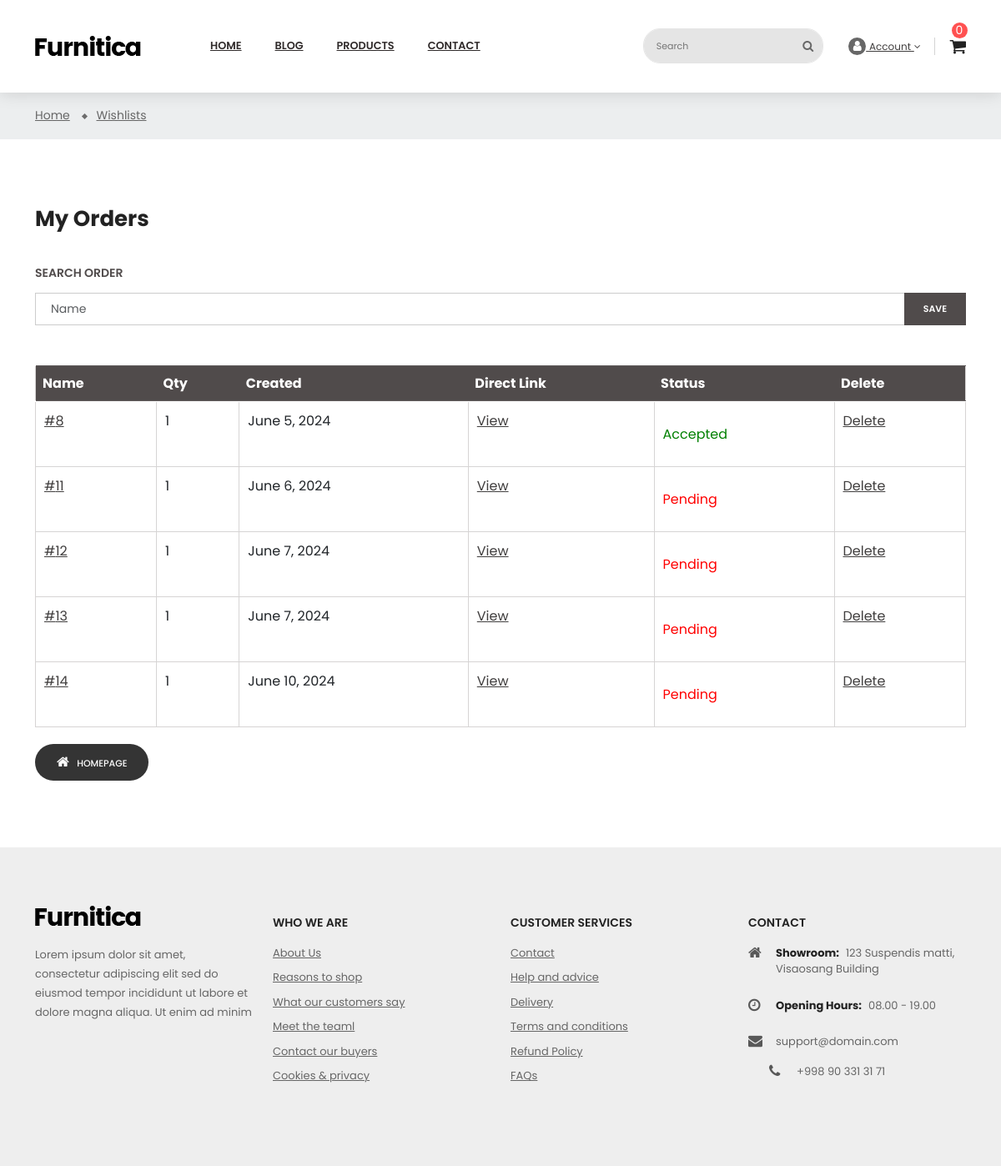
Page /en/orders/history/ (signed in) on the committed database.
### orders/models.py (models this page shows, shortened)
class OrderModel(models.Model):
    user = models.ForeignKey(UserModel, on_delete=models.CASCADE, related_name='orders')
    status = models.BooleanField(default=False)
    created_at = models.DateTimeField(auto_now_add=True)
    updated_at = models.DateTimeField(auto_now=True)
    class Meta:
        verbose_name = _('Order')
        verbose_name_plural = _('Orders')

### orders/views.py (the view)
# urls.py: path('history/', order_history_view, name='history'),
def order_history_view(request):
    if request.method == 'GET':
        orders = OrderModel.objects.filter(user=request.user)
        context = {'orders': orders}
        return render(request, 'users/order-history.html', context)

### products/templatetags/my_tags.py (called while the page is built)
@register.filter
def get_user_cart(request):
    cart = request.session.get('cart', [])
    products = ProductModel.objects.filter(pk__in=cart)
    return products

@register.filter
def get_cart_total(request):
    cart = request.session.get('cart', [])
    total = ProductModel.objects.filter(pk__in=cart).aggregate(total_price=Sum('real_price'))['total_price']
    return total if total is not None else 0

@register.simple_tag
def get_lang_url(request, lang):
    url = request.path.split('/')
    url[1] = lang
    return '/'.join(url)

### templates/users/order-history.html (shortened to what this page needs)
{% extends 'base.html' %}
{% load static %}
{% block content %}
<div class="main-content">
        <div class="wrap-banner">
            <nav class="breadcrumb-bg">
                <div class="container no-index">
                    <div class="breadcrumb">
                        <ol>
                            <li>
                                <a href="#">
                                    <span>Home</span>
                                </a>
                            </li>
                            <li>
                                <a href="#">
                                    <span>Wishlists</span>
                                </a>
                            </li>
                        </ol>
                    </div>
                </div>
            </nav>
        </div>
        <div id="wrapper-site">
            <div class="container">
                <div class="row">
                    <div id="content-wrapper" class="col-xs-12 col-sm-12 col-md-12 col-lg-12 onecol">
                        <div id="main">
                            <div id="content" class="page-content">
                                <div id="mywishlist">
                                    <h1 class="title-page">My Orders</h1>
                                    <form method="post" class="std" id="customer-form">
                                        <fieldset>
                                            <h3>Search order</h3>
                                            <div class="input-group">
                                                <input type="text" id="name" name="name" placeholder="Name" class="form-control" value="">
                                                <button class="btn" type="submit" data-action="show-password" data-text-show="Show" data-text-hide="Hide">
                                                    Save
                                                </button>
                                            </div>
                                        </fieldset>
                                    </form>
                                    <div id="block-history" class="block-center">
                                        <table class="std table">
                                            <thead>
                                                <tr>
                                                    <th class="first_item">Name</th>
                                                    <th class="item mywishlist_first">Qty</th>
                                                    <th class="item mywishlist_second">Created</th>
                                                    <th class="item mywishlist_second">Direct Link</th>
                                                    <th class="item mywishlist_second">Status</th>
                                                    <th class="last_item mywishlist_first">Delete</th>
                                                </tr>
                                            </thead>
                                            <tbody>
                                            {% for order in orders %}
                                                <tr id="wishlist_1">
                                                    <td>
                                                        <a href="javascript:;" onclick="javascript:WishlistManage('block-order-detail', '1');">#{{ order.id }}</a>
                                                    </td>
                                                    <td class="bold align_center">
                                                        {{ order.items.count }}
                                                    </td>
                                                    <td>{{ order.created_at|date }}</td>
                                                    <td>
                                                        <a href="javascript:;" onclick="javascript:WishlistManage('block-order-detail', '1');">View</a>
                                                    </td>
                                                    <td class="wishlist_default">
                                                        <p class="is_wish_list_default">
                                                            {% if order.status %}
                                                            <p style="color: green"> Accepted
                                                            {% else %}
                                                             <p style="color: red">Pending
                                                            {% endif %}
                                                        </p>
                                                    </td>
                                                    <td class="wishlist_delete">
                                                        <a href="javascript:;" onclick="return (WishlistDelete('wishlist_1', '1', 'Do you really want to delete this wishlist ?'));">Delete</a>
                                                    </td>
                                                </tr>
                                            {% endfor %}
                                            </tbody>
                                        </table>
                                    </div>
                                    <div class="page-home">
                                        <a class="btn btn-default" href="{% url 'products:list' %}">
                                            <i class="fa fa-home" aria-hidden="true"></i>
                                            <span>Homepage</span>
                                        </a>
                                    </div>
                                </div>
                            </div>
                        </div>
                    </div>
                </div>
            </div>
        </div>
    </div>
{% endblock %}

### rows in the picture
OrderModel: id "8", items.count "1", created_at "June 5, 2024", status "Accepted"
OrderModel: id "11", items.count "1", created_at "June 6, 2024", status "Pending"
OrderModel: id "12", items.count "1", created_at "June 7, 2024", status "Pending"
OrderModel: id "13", items.count "1", created_at "June 7, 2024", status "Pending"
OrderModel: id "14", items.count "1", created_at "June 10, 2024", status "Pending"

### other values in the picture
{{ request|get_user_cart|length }} "0"
